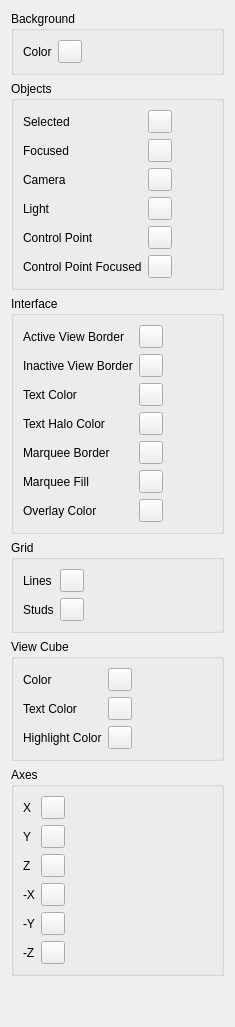
     <widget class="QWidget" name="ColorTab">
      <property name="whatsThis">
       <string>&lt;p&gt;&lt;b&gt;Display Colors&lt;/b&gt;&lt;/p&gt;&lt;p&gt;Choose colors for the background, objects, grid, and interface. These settings control the display; they do not change the LDraw colors assigned to model parts.&lt;/p&gt;</string>
      </property>
      <attribute name="title">
       <string>Colors</string>
      </attribute>
      <layout class="QGridLayout" name="gridLayout_9" rowstretch="0,0,0,0,0,0,1">
       <item row="0" column="0">
        <widget class="QGroupBox" name="groupBox_7">
         <property name="title">
          <string>Background</string>
         </property>
         <layout class="QGridLayout" name="gridLayout_7">
          <item row="0" column="0">
           <widget class="QLabel" name="BackgroundColorLabel">
            <property name="toolTip">
             <string>Choose the display color for the model-view background.</string>
            </property>
            <property name="buddy">
             <cstring>BackgroundSolidColorButton</cstring>
            </property>
            <property name="text">
             <string>Color</string>
            </property>
           </widget>
          </item>
          <item row="0" column="1">
           <widget class="QToolButton" name="BackgroundSolidColorButton">
            <property name="accessibleName">
             <string>Background Color</string>
            </property>
            <property name="toolTip">
             <string>Choose the display color for the model-view background.</string>
            </property>
            <property name="text">
             <string />
            </property>
           </widget>
          </item>
          <item row="0" column="2">
           <spacer name="horizontalSpacer_12">
            <property name="orientation">
             <enum>Qt::Horizontal</enum>
            </property>
            <property name="sizeHint" stdset="0">
             <size>
              <width>40</width>
              <height>20</height>
             </size>
            </property>
           </spacer>
          </item>
         </layout>
        </widget>
       </item>
       <item row="1" column="0">
        <widget class="QGroupBox" name="groupBox_12">
         <property name="title">
          <string>Objects</string>
         </property>
         <layout class="QGridLayout" name="gridLayout_10">
          <item row="0" column="0">
           <widget class="QLabel" name="label_33">
            <property name="toolTip">
             <string>Choose the display color for selected objects.</string>
            </property>
            <property name="buddy">
             <cstring>ObjectSelectedColorButton</cstring>
            </property>
            <property name="text">
             <string>Selected</string>
            </property>
           </widget>
          </item>
          <item row="0" column="1">
           <widget class="QToolButton" name="ObjectSelectedColorButton">
            <property name="accessibleName">
             <string>Selected Object Color</string>
            </property>
            <property name="toolTip">
             <string>Choose the display color for selected objects.</string>
            </property>
            <property name="text">
             <string />
            </property>
           </widget>
          </item>
          <item row="1" column="0">
           <widget class="QLabel" name="label_38">
            <property name="toolTip">
             <string>Choose the display color for the focused object.</string>
            </property>
            <property name="buddy">
             <cstring>ObjectFocusedColorButton</cstring>
            </property>
            <property name="text">
             <string>Focused</string>
            </property>
           </widget>
          </item>
          <item row="1" column="1">
           <widget class="QToolButton" name="ObjectFocusedColorButton">
            <property name="accessibleName">
             <string>Focused Object Color</string>
            </property>
            <property name="toolTip">
             <string>Choose the display color for the focused object.</string>
            </property>
            <property name="text">
             <string />
            </property>
           </widget>
          </item>
          <item row="2" column="0">
           <widget class="QLabel" name="label_34">
            <property name="toolTip">
             <string>Choose the display color for camera-object outlines.</string>
            </property>
            <property name="buddy">
             <cstring>CameraColorButton</cstring>
            </property>
            <property name="text">
             <string>Camera</string>
            </property>
           </widget>
          </item>
          <item row="2" column="1">
           <widget class="QToolButton" name="CameraColorButton">
            <property name="accessibleName">
             <string>Camera Color</string>
            </property>
            <property name="toolTip">
             <string>Choose the display color for camera-object outlines.</string>
            </property>
            <property name="text">
             <string />
            </property>
           </widget>
          </item>
          <item row="3" column="0">
           <widget class="QLabel" name="label_37">
            <property name="toolTip">
             <string>Choose the display color for light-object outlines.</string>
            </property>
            <property name="buddy">
             <cstring>LightColorButton</cstring>
            </property>
            <property name="text">
             <string>Light</string>
            </property>
           </widget>
          </item>
          <item row="3" column="1">
           <widget class="QToolButton" name="LightColorButton">
            <property name="accessibleName">
             <string>Light Color</string>
            </property>
            <property name="toolTip">
             <string>Choose the display color for light-object outlines.</string>
            </property>
            <property name="text">
             <string />
            </property>
           </widget>
          </item>
          <item row="4" column="0">
           <widget class="QLabel" name="label_35">
            <property name="toolTip">
             <string>Choose the display color for control points.</string>
            </property>
            <property name="buddy">
             <cstring>ControlPointColorButton</cstring>
            </property>
            <property name="text">
             <string>Control Point</string>
            </property>
           </widget>
          </item>
          <item row="4" column="1">
           <widget class="QToolButton" name="ControlPointColorButton">
            <property name="accessibleName">
             <string>Control Point Color</string>
            </property>
            <property name="toolTip">
             <string>Choose the display color for control points.</string>
            </property>
            <property name="text">
             <string />
            </property>
           </widget>
          </item>
          <item row="5" column="0">
           <widget class="QLabel" name="label_36">
            <property name="toolTip">
             <string>Choose the display color for the focused control point.</string>
            </property>
            <property name="buddy">
             <cstring>ControlPointFocusedColorButton</cstring>
            </property>
            <property name="text">
             <string>Control Point Focused</string>
            </property>
           </widget>
          </item>
          <item row="5" column="1">
           <widget class="QToolButton" name="ControlPointFocusedColorButton">
            <property name="accessibleName">
             <string>Focused Control Point Color</string>
            </property>
            <property name="toolTip">
             <string>Choose the display color for the focused control point.</string>
            </property>
            <property name="text">
             <string />
            </property>
           </widget>
          </item>
          <item row="0" column="2">
           <spacer name="horizontalSpacer_15">
            <property name="orientation">
             <enum>Qt::Horizontal</enum>
            </property>
            <property name="sizeHint" stdset="0">
             <size>
              <width>40</width>
              <height>20</height>
             </size>
            </property>
           </spacer>
          </item>
         </layout>
        </widget>
       </item>
       <item row="2" column="0">
        <widget class="QGroupBox" name="groupBox_11">
         <property name="title">
          <string>Interface</string>
         </property>
         <layout class="QGridLayout" name="gridLayout_8">
          <item row="0" column="0">
           <widget class="QLabel" name="label_6">
            <property name="toolTip">
             <string>Choose the display color for the active view border.</string>
            </property>
            <property name="buddy">
             <cstring>ActiveViewColorButton</cstring>
            </property>
            <property name="text">
             <string>Active View Border</string>
            </property>
           </widget>
          </item>
          <item row="0" column="1">
           <widget class="QToolButton" name="ActiveViewColorButton">
            <property name="accessibleName">
             <string>Active View Border</string>
            </property>
            <property name="toolTip">
             <string>Choose the display color for the active view border.</string>
            </property>
            <property name="text">
             <string />
            </property>
           </widget>
          </item>
          <item row="1" column="0">
           <widget class="QLabel" name="label_32">
            <property name="toolTip">
             <string>Choose the display color for inactive view borders.</string>
            </property>
            <property name="buddy">
             <cstring>InactiveViewColorButton</cstring>
            </property>
            <property name="text">
             <string>Inactive View Border</string>
            </property>
           </widget>
          </item>
          <item row="1" column="1">
           <widget class="QToolButton" name="InactiveViewColorButton">
            <property name="accessibleName">
             <string>Inactive View Border</string>
            </property>
            <property name="toolTip">
             <string>Choose the display color for inactive view borders.</string>
            </property>
            <property name="text">
             <string />
            </property>
           </widget>
          </item>
          <item row="2" column="0">
           <widget class="QLabel" name="label_14">
            <property name="toolTip">
             <string>Choose the display color for view text.</string>
            </property>
            <property name="buddy">
             <cstring>TextColorButton</cstring>
            </property>
            <property name="text">
             <string>Text Color</string>
            </property>
           </widget>
          </item>
          <item row="2" column="1">
           <widget class="QToolButton" name="TextColorButton">
            <property name="accessibleName">
             <string>Text Color</string>
            </property>
            <property name="toolTip">
             <string>Choose the display color for view text.</string>
            </property>
            <property name="text">
             <string />
            </property>
           </widget>
          </item>
          <item row="3" column="0">
           <widget class="QLabel" name="label_31">
            <property name="toolTip">
             <string>Choose the display color for the halo behind view text.</string>
            </property>
            <property name="buddy">
             <cstring>TextHaloColorButton</cstring>
            </property>
            <property name="text">
             <string>Text Halo Color</string>
            </property>
           </widget>
          </item>
          <item row="3" column="1">
           <widget class="QToolButton" name="TextHaloColorButton">
            <property name="accessibleName">
             <string>Text Halo Color</string>
            </property>
            <property name="toolTip">
             <string>Choose the display color for the halo behind view text.</string>
            </property>
            <property name="text">
             <string />
            </property>
           </widget>
          </item>
          <item row="4" column="0">
           <widget class="QLabel" name="label_15">
            <property name="toolTip">
             <string>Choose the display color for the selection rectangle border.</string>
            </property>
            <property name="buddy">
             <cstring>MarqueeBorderColorButton</cstring>
            </property>
            <property name="text">
             <string>Marquee Border</string>
            </property>
           </widget>
          </item>
          <item row="4" column="1">
           <widget class="QToolButton" name="MarqueeBorderColorButton">
            <property name="accessibleName">
             <string>Marquee Border</string>
            </property>
            <property name="toolTip">
             <string>Choose the display color for the selection rectangle border.</string>
            </property>
            <property name="text">
             <string />
            </property>
           </widget>
          </item>
          <item row="5" column="0">
           <widget class="QLabel" name="label_16">
            <property name="toolTip">
             <string>Choose the display color for the selection rectangle fill.</string>
            </property>
            <property name="buddy">
             <cstring>MarqueeFillColorButton</cstring>
            </property>
            <property name="text">
             <string>Marquee Fill</string>
            </property>
           </widget>
          </item>
          <item row="5" column="1">
           <widget class="QToolButton" name="MarqueeFillColorButton">
            <property name="accessibleName">
             <string>Marquee Fill</string>
            </property>
            <property name="toolTip">
             <string>Choose the display color for the selection rectangle fill.</string>
            </property>
            <property name="text">
             <string />
            </property>
           </widget>
          </item>
          <item row="6" column="0">
           <widget class="QLabel" name="label_2">
            <property name="toolTip">
             <string>Choose the display color for view overlays.</string>
            </property>
            <property name="buddy">
             <cstring>OverlayColorButton</cstring>
            </property>
            <property name="text">
             <string>Overlay Color</string>
            </property>
           </widget>
          </item>
          <item row="6" column="1">
           <widget class="QToolButton" name="OverlayColorButton">
            <property name="accessibleName">
             <string>Overlay Color</string>
            </property>
            <property name="toolTip">
             <string>Choose the display color for view overlays.</string>
            </property>
            <property name="text">
             <string />
            </property>
           </widget>
          </item>
          <item row="0" column="2">
           <spacer name="horizontalSpacer_16">
            <property name="orientation">
             <enum>Qt::Horizontal</enum>
            </property>
            <property name="sizeHint" stdset="0">
             <size>
              <width>40</width>
              <height>20</height>
             </size>
            </property>
           </spacer>
          </item>
         </layout>
        </widget>
       </item>
       <item row="3" column="0">
        <widget class="QGroupBox" name="groupBox_10">
         <property name="title">
          <string>Grid</string>
         </property>
         <layout class="QGridLayout" name="horizontalLayout_17">
          <item row="0" column="0">
           <widget class="QLabel" name="label_29">
            <property name="toolTip">
             <string>Choose the display color for base-grid lines.</string>
            </property>
            <property name="buddy">
             <cstring>gridLineColor</cstring>
            </property>
            <property name="text">
             <string>Lines</string>
            </property>
           </widget>
          </item>
          <item row="0" column="1">
           <widget class="QToolButton" name="gridLineColor">
            <property name="accessibleName">
             <string>Grid Line Color</string>
            </property>
            <property name="toolTip">
             <string>Choose the display color for base-grid lines.</string>
            </property>
            <property name="text">
             <string />
            </property>
           </widget>
          </item>
          <item row="1" column="0">
           <widget class="QLabel" name="label_30">
            <property name="toolTip">
             <string>Choose the display color for base-grid stud markers.</string>
            </property>
            <property name="buddy">
             <cstring>gridStudColor</cstring>
            </property>
            <property name="text">
             <string>Studs</string>
            </property>
           </widget>
          </item>
          <item row="1" column="1">
           <widget class="QToolButton" name="gridStudColor">
            <property name="accessibleName">
             <string>Grid Stud Color</string>
            </property>
            <property name="toolTip">
             <string>Choose the display color for base-grid stud markers.</string>
            </property>
            <property name="text">
             <string />
            </property>
           </widget>
          </item>
          <item row="0" column="2">
           <spacer name="horizontalSpacer_20">
            <property name="orientation">
             <enum>Qt::Horizontal</enum>
            </property>
            <property name="sizeHint" stdset="0">
             <size>
              <width>40</width>
              <height>20</height>
             </size>
            </property>
           </spacer>
          </item>
         </layout>
        </widget>
       </item>
       <item row="4" column="0">
        <widget class="QGroupBox" name="groupBox_9">
         <property name="title">
          <string>View Cube</string>
         </property>
         <layout class="QGridLayout" name="horizontalLayout_16">
          <item row="0" column="0">
           <widget class="QLabel" name="label_22">
            <property name="toolTip">
             <string>Choose the display color for the navigation cube.</string>
            </property>
            <property name="buddy">
             <cstring>ViewCubeColorButton</cstring>
            </property>
            <property name="text">
             <string>Color</string>
            </property>
           </widget>
          </item>
          <item row="0" column="1">
           <widget class="QToolButton" name="ViewCubeColorButton">
            <property name="accessibleName">
             <string>View Cube Color</string>
            </property>
            <property name="toolTip">
             <string>Choose the display color for the navigation cube.</string>
            </property>
            <property name="text">
             <string />
            </property>
           </widget>
          </item>
          <item row="1" column="0">
           <widget class="QLabel" name="label_23">
            <property name="toolTip">
             <string>Choose the display color for navigation cube text.</string>
            </property>
            <property name="buddy">
             <cstring>ViewCubeTextColorButton</cstring>
            </property>
            <property name="text">
             <string>Text Color</string>
            </property>
           </widget>
          </item>
          <item row="1" column="1">
           <widget class="QToolButton" name="ViewCubeTextColorButton">
            <property name="accessibleName">
             <string>View Cube Text Color</string>
            </property>
            <property name="toolTip">
             <string>Choose the display color for navigation cube text.</string>
            </property>
            <property name="text">
             <string />
            </property>
           </widget>
          </item>
          <item row="2" column="0">
           <widget class="QLabel" name="label_20">
            <property name="toolTip">
             <string>Choose the display color for the highlighted region of the navigation cube.</string>
            </property>
            <property name="buddy">
             <cstring>ViewCubeHighlightColorButton</cstring>
            </property>
            <property name="text">
             <string>Highlight Color</string>
            </property>
           </widget>
          </item>
          <item row="2" column="1">
           <widget class="QToolButton" name="ViewCubeHighlightColorButton">
            <property name="accessibleName">
             <string>View Cube Highlight Color</string>
            </property>
            <property name="toolTip">
             <string>Choose the display color for the highlighted region of the navigation cube.</string>
            </property>
            <property name="text">
             <string />
            </property>
           </widget>
          </item>
          <item row="0" column="2">
           <spacer name="horizontalSpacer_21">
            <property name="orientation">
             <enum>Qt::Horizontal</enum>
            </property>
            <property name="sizeHint" stdset="0">
             <size>
              <width>40</width>
              <height>20</height>
             </size>
            </property>
           </spacer>
          </item>
         </layout>
        </widget>
       </item>
       <item row="5" column="0">
        <widget class="QGroupBox" name="AxisColorsGroup">
         <property name="title">
          <string>Axes</string>
         </property>
         <layout class="QGridLayout" name="AxisColorsLayout">
          <item row="0" column="0">
           <widget class="QLabel" name="AxisXColorLabel">
            <property name="toolTip">
             <string>Choose the X axis color used by the axis icon, grid origin lines and transform handles.</string>
            </property>
            <property name="buddy">
             <cstring>AxisXColorButton</cstring>
            </property>
            <property name="text">
             <string>X</string>
            </property>
           </widget>
          </item>
          <item row="0" column="1">
           <widget class="QToolButton" name="AxisXColorButton">
            <property name="accessibleName">
             <string>X Axis Color</string>
            </property>
            <property name="toolTip">
             <string>Choose the X axis color used by the axis icon, grid origin lines and transform handles.</string>
            </property>
            <property name="text">
             <string />
            </property>
           </widget>
          </item>
          <item row="1" column="0">
           <widget class="QLabel" name="AxisYColorLabel">
            <property name="toolTip">
             <string>Choose the Y axis color used by the axis icon, grid origin lines and transform handles.</string>
            </property>
            <property name="buddy">
             <cstring>AxisYColorButton</cstring>
            </property>
            <property name="text">
             <string>Y</string>
            </property>
           </widget>
          </item>
          <item row="1" column="1">
           <widget class="QToolButton" name="AxisYColorButton">
            <property name="accessibleName">
             <string>Y Axis Color</string>
            </property>
            <property name="toolTip">
             <string>Choose the Y axis color used by the axis icon, grid origin lines and transform handles.</string>
            </property>
            <property name="text">
             <string />
            </property>
           </widget>
          </item>
          <item row="2" column="0">
           <widget class="QLabel" name="AxisZColorLabel">
            <property name="toolTip">
             <string>Choose the Z axis color used by the axis icon, grid origin lines and transform handles.</string>
            </property>
            <property name="buddy">
             <cstring>AxisZColorButton</cstring>
            </property>
            <property name="text">
             <string>Z</string>
            </property>
           </widget>
          </item>
          <item row="2" column="1">
           <widget class="QToolButton" name="AxisZColorButton">
            <property name="accessibleName">
             <string>Z Axis Color</string>
            </property>
            <property name="toolTip">
             <string>Choose the Z axis color used by the axis icon, grid origin lines and transform handles.</string>
            </property>
            <property name="text">
             <string />
            </property>
           </widget>
          </item>
          <item row="3" column="0">
           <widget class="QLabel" name="AxisXNegativeColorLabel">
            <property name="toolTip">
             <string>Choose the negative X axis color used by the axis icon.</string>
            </property>
            <property name="buddy">
             <cstring>AxisXNegativeColorButton</cstring>
            </property>
            <property name="text">
             <string notr="true">-X</string>
            </property>
           </widget>
          </item>
          <item row="3" column="1">
           <widget class="QToolButton" name="AxisXNegativeColorButton">
            <property name="accessibleName">
             <string>Negative X Axis Color</string>
            </property>
            <property name="toolTip">
             <string>Choose the negative X axis color used by the axis icon.</string>
            </property>
            <property name="text">
             <string />
            </property>
           </widget>
          </item>
          <item row="4" column="0">
           <widget class="QLabel" name="AxisYNegativeColorLabel">
            <property name="toolTip">
             <string>Choose the negative Y axis color used by the axis icon.</string>
            </property>
            <property name="buddy">
             <cstring>AxisYNegativeColorButton</cstring>
            </property>
            <property name="text">
             <string notr="true">-Y</string>
            </property>
           </widget>
          </item>
          <item row="4" column="1">
           <widget class="QToolButton" name="AxisYNegativeColorButton">
            <property name="accessibleName">
             <string>Negative Y Axis Color</string>
            </property>
            <property name="toolTip">
             <string>Choose the negative Y axis color used by the axis icon.</string>
            </property>
            <property name="text">
             <string />
            </property>
           </widget>
          </item>
          <item row="5" column="0">
           <widget class="QLabel" name="AxisZNegativeColorLabel">
            <property name="toolTip">
             <string>Choose the negative Z axis color used by the axis icon.</string>
            </property>
            <property name="buddy">
             <cstring>AxisZNegativeColorButton</cstring>
            </property>
            <property name="text">
             <string notr="true">-Z</string>
            </property>
           </widget>
          </item>
          <item row="5" column="1">
           <widget class="QToolButton" name="AxisZNegativeColorButton">
            <property name="accessibleName">
             <string>Negative Z Axis Color</string>
            </property>
            <property name="toolTip">
             <string>Choose the negative Z axis color used by the axis icon.</string>
            </property>
            <property name="text">
             <string />
            </property>
           </widget>
          </item>
          <item row="0" column="2">
           <spacer name="AxisXSpacer">
            <property name="orientation">
             <enum>Qt::Horizontal</enum>
            </property>
            <property name="sizeHint" stdset="0">
             <size>
              <width>40</width>
              <height>20</height>
             </size>
            </property>
           </spacer>
          </item>
         </layout>
        </widget>
       </item>
       <item row="6" column="0">
        <spacer name="verticalSpacer_3">
         <property name="orientation">
          <enum>Qt::Orientation::Vertical</enum>
         </property>
         <property name="sizeHint" stdset="0">
          <size>
           <width>20</width>
           <height>40</height>
          </size>
         </property>
        </spacer>
       </item>
      </layout>
     </widget>
